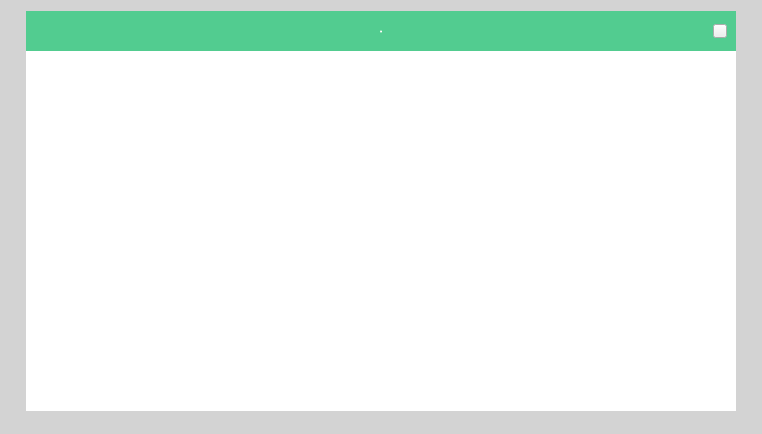
<?xml version="1.0" encoding="UTF-8"?>
<ui version="4.0">
 <class>MediaPlayWebView</class>
 <widget class="QWidget" name="MediaPlayWebView">
  <property name="geometry">
   <rect>
    <x>0</x>
    <y>0</y>
    <width>762</width>
    <height>434</height>
   </rect>
  </property>
  <property name="windowTitle">
   <string>MediaPlayWebView</string>
  </property>
  <property name="styleSheet">
   <string notr="true">#MediaPlayWebView{
	background-color: rgb(211, 211, 211);
}	</string>
  </property>
  <layout class="QGridLayout" name="gridLayout_2">
   <property name="leftMargin">
    <number>1</number>
   </property>
   <property name="topMargin">
    <number>1</number>
   </property>
   <property name="rightMargin">
    <number>1</number>
   </property>
   <property name="bottomMargin">
    <number>1</number>
   </property>
   <property name="spacing">
    <number>0</number>
   </property>
   <item row="1" column="0" rowspan="2">
    <widget class="QLabel" name="label_4">
     <property name="minimumSize">
      <size>
       <width>25</width>
       <height>0</height>
      </size>
     </property>
     <property name="maximumSize">
      <size>
       <width>25</width>
       <height>16777215</height>
      </size>
     </property>
     <property name="styleSheet">
      <string notr="true">border-image: url(:/widget/img/widget/back.png) 6 352 18 0;
</string>
     </property>
     <property name="text">
      <string/>
     </property>
    </widget>
   </item>
   <item row="0" column="0" colspan="4">
    <widget class="QLabel" name="label_5">
     <property name="minimumSize">
      <size>
       <width>0</width>
       <height>10</height>
      </size>
     </property>
     <property name="maximumSize">
      <size>
       <width>16777215</width>
       <height>10</height>
      </size>
     </property>
     <property name="styleSheet">
      <string notr="true">border-image: url(:/widget/img/widget/back.png) 0 0 194 0;
</string>
     </property>
     <property name="text">
      <string/>
     </property>
    </widget>
   </item>
   <item row="1" column="3" rowspan="2">
    <widget class="QLabel" name="label_6">
     <property name="minimumSize">
      <size>
       <width>25</width>
       <height>0</height>
      </size>
     </property>
     <property name="maximumSize">
      <size>
       <width>25</width>
       <height>16777215</height>
      </size>
     </property>
     <property name="styleSheet">
      <string notr="true">border-image: url(:/widget/img/widget/back.png) 10 0 18 352;</string>
     </property>
     <property name="text">
      <string/>
     </property>
    </widget>
   </item>
   <item row="3" column="0" colspan="4">
    <widget class="QLabel" name="label_7">
     <property name="minimumSize">
      <size>
       <width>0</width>
       <height>22</height>
      </size>
     </property>
     <property name="maximumSize">
      <size>
       <width>16777215</width>
       <height>22</height>
      </size>
     </property>
     <property name="styleSheet">
      <string notr="true">border-image: url(:/widget/img/widget/back.png) 182 0 0 0;</string>
     </property>
     <property name="text">
      <string/>
     </property>
    </widget>
   </item>
   <item row="1" column="2" rowspan="2">
    <widget class="QFrame" name="frame">
     <property name="minimumSize">
      <size>
       <width>710</width>
       <height>400</height>
      </size>
     </property>
     <property name="maximumSize">
      <size>
       <width>710</width>
       <height>400</height>
      </size>
     </property>
     <property name="styleSheet">
      <string notr="true">#frame{
	background-color: rgb(255, 255, 255);
border:0px;
}
</string>
     </property>
     <property name="frameShape">
      <enum>QFrame::StyledPanel</enum>
     </property>
     <property name="frameShadow">
      <enum>QFrame::Raised</enum>
     </property>
     <layout class="QGridLayout" name="gridLayout">
      <property name="leftMargin">
       <number>0</number>
      </property>
      <property name="topMargin">
       <number>0</number>
      </property>
      <property name="rightMargin">
       <number>0</number>
      </property>
      <property name="bottomMargin">
       <number>0</number>
      </property>
      <property name="spacing">
       <number>0</number>
      </property>
      <item row="0" column="1">
       <widget class="QWidget" name="widget" native="true">
        <property name="minimumSize">
         <size>
          <width>0</width>
          <height>40</height>
         </size>
        </property>
        <property name="maximumSize">
         <size>
          <width>16777215</width>
          <height>40</height>
         </size>
        </property>
        <property name="styleSheet">
         <string notr="true">QWidget#widget{
	background-color: rgb(82, 204, 144);
}
</string>
        </property>
        <layout class="QHBoxLayout" name="horizontalLayout">
         <property name="spacing">
          <number>0</number>
         </property>
         <property name="leftMargin">
          <number>23</number>
         </property>
         <property name="topMargin">
          <number>0</number>
         </property>
         <property name="rightMargin">
          <number>9</number>
         </property>
         <property name="bottomMargin">
          <number>0</number>
         </property>
         <item>
          <widget class="QLabel" name="label">
           <property name="font">
            <font>
             <family>微软雅黑</family>
             <pointsize>-1</pointsize>
             <weight>9</weight>
             <italic>false</italic>
             <bold>false</bold>
            </font>
           </property>
           <property name="styleSheet">
            <string notr="true">color: rgb(255, 255, 255);
font: 75 16px &quot;微软雅黑&quot;;</string>
           </property>
           <property name="text">
            <string>插播</string>
           </property>
           <property name="alignment">
            <set>Qt::AlignCenter</set>
           </property>
          </widget>
         </item>
         <item>
          <widget class="QPushButton" name="pushButton_close">
           <property name="minimumSize">
            <size>
             <width>14</width>
             <height>14</height>
            </size>
           </property>
           <property name="maximumSize">
            <size>
             <width>14</width>
             <height>14</height>
            </size>
           </property>
           <property name="styleSheet">
            <string notr="true">QPushButton{	
	border-image: url(:/Login/img/Login/close_green_Normal.png);
}

QPushButton:hover{		
	border-image: url(:/Login/img/Login/close_green_Click.png);
}

QPushButton:pressed{
	border-image: url(:/Login/img/Login/close_green_Normal.png);
}

QPussButton:disable{
	border-image: url(:/Login/img/Login/close_green_Normal.png);
}</string>
           </property>
           <property name="text">
            <string/>
           </property>
          </widget>
         </item>
        </layout>
       </widget>
      </item>
      <item row="1" column="1">
       <widget class="QStackedWidget" name="stackedWidget">
        <property name="currentIndex">
         <number>0</number>
        </property>
        <widget class="QWidget" name="CefwebViewPage">
         <layout class="QGridLayout" name="cefgridLayout">
          <property name="leftMargin">
           <number>0</number>
          </property>
          <property name="topMargin">
           <number>0</number>
          </property>
          <property name="rightMargin">
           <number>0</number>
          </property>
          <property name="bottomMargin">
           <number>0</number>
          </property>
          <property name="spacing">
           <number>0</number>
          </property>
         </layout>
        </widget>
        <widget class="QWidget" name="page_2">
         <layout class="QGridLayout" name="gridLayout_4">
          <property name="leftMargin">
           <number>0</number>
          </property>
          <property name="topMargin">
           <number>0</number>
          </property>
          <property name="rightMargin">
           <number>0</number>
          </property>
          <property name="bottomMargin">
           <number>0</number>
          </property>
          <property name="spacing">
           <number>0</number>
          </property>
          <item row="0" column="0">
           <widget class="QWidget" name="widget_3" native="true">
            <property name="minimumSize">
             <size>
              <width>710</width>
              <height>360</height>
             </size>
            </property>
            <property name="maximumSize">
             <size>
              <width>710</width>
              <height>360</height>
             </size>
            </property>
            <property name="styleSheet">
             <string notr="true">QWidget#widget_3{
background-color: rgb(245,247,246);
}
</string>
            </property>
            <layout class="QGridLayout" name="gridLayout_3">
             <property name="leftMargin">
              <number>0</number>
             </property>
             <property name="topMargin">
              <number>0</number>
             </property>
             <property name="rightMargin">
              <number>0</number>
             </property>
             <property name="bottomMargin">
              <number>0</number>
             </property>
             <property name="spacing">
              <number>0</number>
             </property>
             <item row="0" column="0">
              <layout class="QVBoxLayout" name="verticalLayout">
               <property name="spacing">
                <number>10</number>
               </property>
               <property name="bottomMargin">
                <number>0</number>
               </property>
               <item>
                <spacer name="verticalSpacer_4">
                 <property name="orientation">
                  <enum>Qt::Vertical</enum>
                 </property>
                 <property name="sizeType">
                  <enum>QSizePolicy::Fixed</enum>
                 </property>
                 <property name="sizeHint" stdset="0">
                  <size>
                   <width>20</width>
                   <height>20</height>
                  </size>
                 </property>
                </spacer>
               </item>
               <item>
                <layout class="QHBoxLayout" name="horizontalLayout_2">
                 <property name="spacing">
                  <number>0</number>
                 </property>
                 <property name="topMargin">
                  <number>0</number>
                 </property>
                 <property name="rightMargin">
                  <number>0</number>
                 </property>
                 <property name="bottomMargin">
                  <number>0</number>
                 </property>
                 <item>
                  <spacer name="horizontalSpacer_5">
                   <property name="orientation">
                    <enum>Qt::Horizontal</enum>
                   </property>
                   <property name="sizeHint" stdset="0">
                    <size>
                     <width>217</width>
                     <height>20</height>
                    </size>
                   </property>
                  </spacer>
                 </item>
                 <item>
                  <widget class="QLabel" name="movie_lanel">
                   <property name="minimumSize">
                    <size>
                     <width>329</width>
                     <height>247</height>
                    </size>
                   </property>
                   <property name="maximumSize">
                    <size>
                     <width>329</width>
                     <height>247</height>
                    </size>
                   </property>
                   <property name="styleSheet">
                    <string notr="true">/*border-image:url(:/widget/img/widget/Answer_loading.png)</string>
                   </property>
                   <property name="text">
                    <string/>
                   </property>
                   <property name="scaledContents">
                    <bool>true</bool>
                   </property>
                  </widget>
                 </item>
                 <item>
                  <spacer name="horizontalSpacer_6">
                   <property name="orientation">
                    <enum>Qt::Horizontal</enum>
                   </property>
                   <property name="sizeHint" stdset="0">
                    <size>
                     <width>217</width>
                     <height>20</height>
                    </size>
                   </property>
                  </spacer>
                 </item>
                </layout>
               </item>
               <item>
                <layout class="QHBoxLayout" name="horizontalLayout_3">
                 <property name="spacing">
                  <number>0</number>
                 </property>
                 <property name="topMargin">
                  <number>0</number>
                 </property>
                 <property name="rightMargin">
                  <number>0</number>
                 </property>
                 <property name="bottomMargin">
                  <number>0</number>
                 </property>
                 <item>
                  <spacer name="horizontalSpacer_7">
                   <property name="orientation">
                    <enum>Qt::Horizontal</enum>
                   </property>
                   <property name="sizeType">
                    <enum>QSizePolicy::Fixed</enum>
                   </property>
                   <property name="sizeHint" stdset="0">
                    <size>
                     <width>250</width>
                     <height>20</height>
                    </size>
                   </property>
                  </spacer>
                 </item>
                 <item>
                  <widget class="QLabel" name="label_2">
                   <property name="minimumSize">
                    <size>
                     <width>168</width>
                     <height>20</height>
                    </size>
                   </property>
                   <property name="maximumSize">
                    <size>
                     <width>168</width>
                     <height>20</height>
                    </size>
                   </property>
                   <property name="styleSheet">
                    <string notr="true">color: rgb(68, 68, 68);
font: 14px &quot;微软雅黑&quot;;</string>
                   </property>
                   <property name="text">
                    <string>正在努力加载，请稍等.....</string>
                   </property>
                  </widget>
                 </item>
                 <item>
                  <spacer name="horizontalSpacer_8">
                   <property name="orientation">
                    <enum>Qt::Horizontal</enum>
                   </property>
                   <property name="sizeType">
                    <enum>QSizePolicy::Fixed</enum>
                   </property>
                   <property name="sizeHint" stdset="0">
                    <size>
                     <width>220</width>
                     <height>20</height>
                    </size>
                   </property>
                  </spacer>
                 </item>
                </layout>
               </item>
               <item>
                <spacer name="verticalSpacer_3">
                 <property name="orientation">
                  <enum>Qt::Vertical</enum>
                 </property>
                 <property name="sizeType">
                  <enum>QSizePolicy::Fixed</enum>
                 </property>
                 <property name="sizeHint" stdset="0">
                  <size>
                   <width>20</width>
                   <height>125</height>
                  </size>
                 </property>
                </spacer>
               </item>
               <item>
                <spacer name="verticalSpacer_5">
                 <property name="orientation">
                  <enum>Qt::Vertical</enum>
                 </property>
                 <property name="sizeHint" stdset="0">
                  <size>
                   <width>20</width>
                   <height>40</height>
                  </size>
                 </property>
                </spacer>
               </item>
              </layout>
             </item>
            </layout>
           </widget>
          </item>
         </layout>
        </widget>
       </widget>
      </item>
     </layout>
    </widget>
   </item>
  </layout>
 </widget>
 <layoutdefault spacing="6" margin="11"/>
 <resources>
  <include location="../../VLive/VLive.qrc"/>
 </resources>
 <connections/>
</ui>
